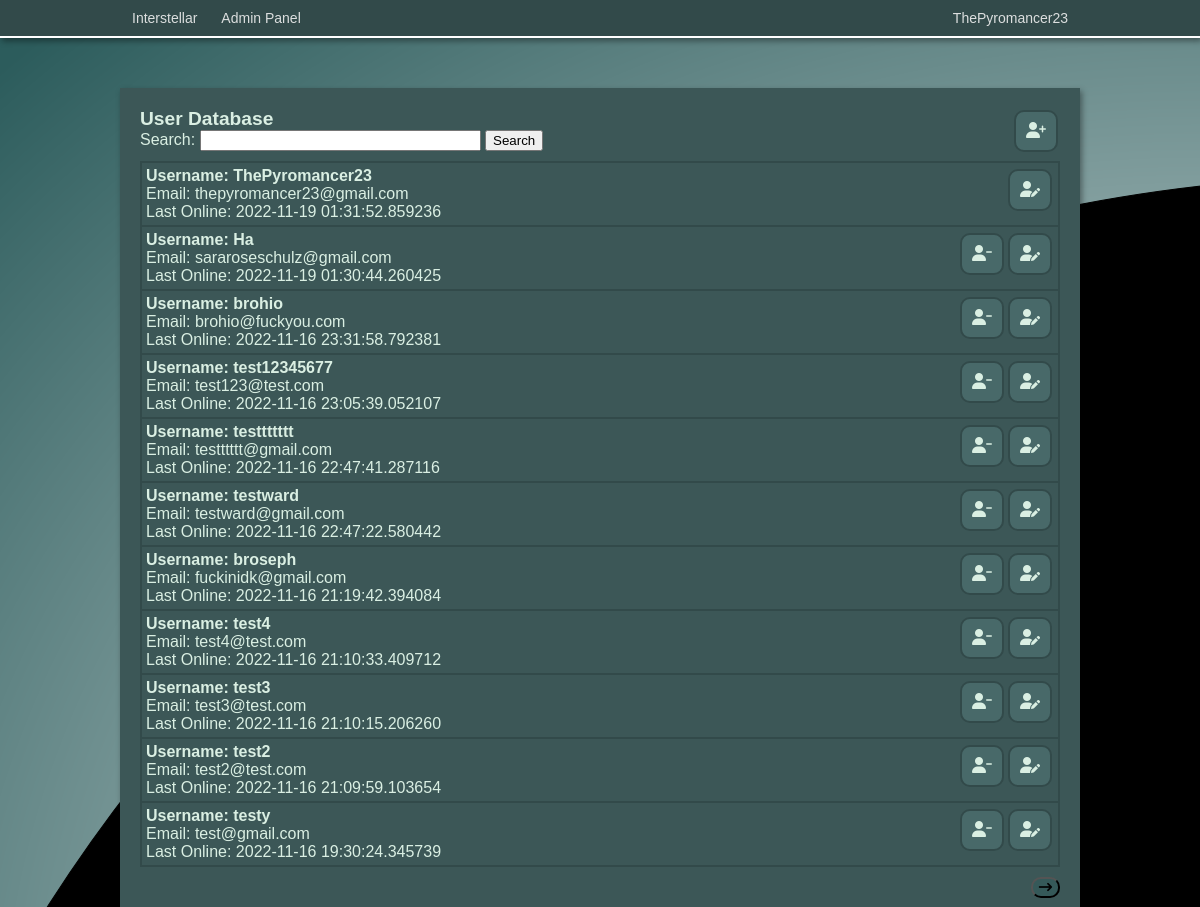
The app's page /admin/users/1 (signed in), older data.
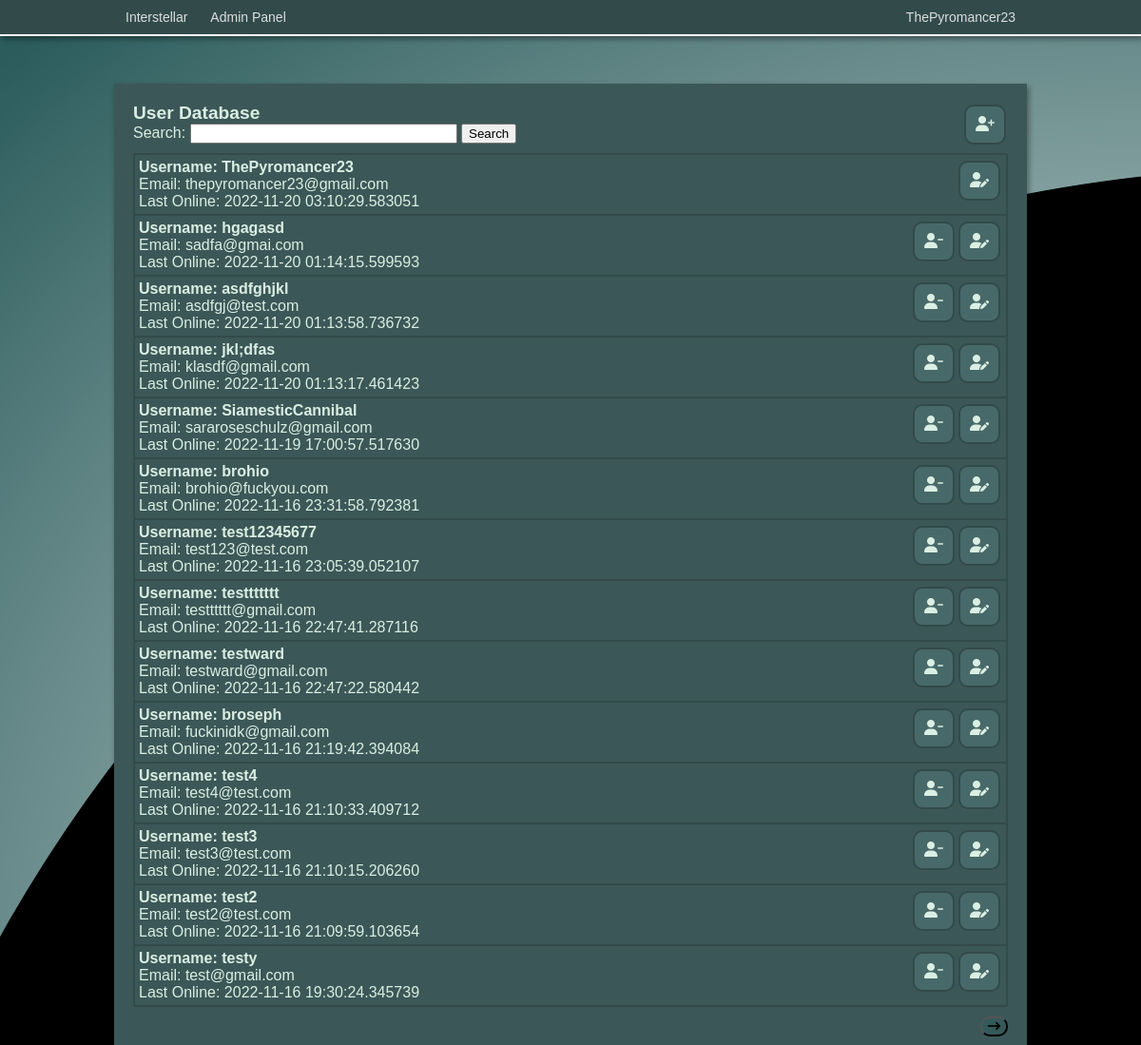
The same page, newer data.
### app/models.py (models this page shows, shortened)
class User(UserMixin, db.Model):
    id = db.Column(db.Integer, primary_key=True)
    username = db.Column(db.String(64), index=True, unique=True)
    email = db.Column(db.String(120), index=True, unique=True)
    password_hash = db.Column(db.String(128))
    privilege_level = db.Column(db.Integer, default=1)
    last_online = db.Column(db.DateTime, default=datetime.utcnow)
    created_storylets = db.relationship('Storylet', backref='author', lazy='dynamic')

### app/admin/routes.py (the view)
@bp.route('/users/<pagenum>', methods=['GET', 'POST'])
@login_required
def users(pagenum):
    if current_user.privilege_level > 1:
        form = SearchForm()
        result = False
        search = request.args.get('search', None, type=str)
        if form.q.data != None:
            query = form.q.data
            users = db.session.query(User).filter(User.username.ilike("%"+query+"%")).all()
            result = True
        elif search != None:
            users = db.session.query(User).filter(User.username.ilike("%"+search+"%")).all()
            result = True
            form.q.data = search
        else:
            users = db.session.query(User).order_by(User.last_online.desc()).all()
        if len(users) <= (int(pagenum)-1) * 20:
            return redirect(url_for('admin.users', pagenum=int(pagenum)-1, search=search))
        if len(users) == 0:
            flash("No search results found.")
            return redirect(url_for('admin.users', pagenum=1))
        return render_template('users.html', listing=PageResult(users, int(pagenum)), form=form, result=result, query=form.q.data)
    else:
        return redirect(url_for('index'))

### app/admin/forms.py
class SearchForm(FlaskForm):
    q= StringField('Search:')
    submit = SubmitField('Search')

### app/admin/classes.py (called while the page is built)
    def __iter__(self):
        for i in self.full_listing[self.page-1]:
            yield i

    def __repr__(self):
        return url_for('admin.users', pagenum=self.page+1)

### app/models.py (called while the page is built)
@login.user_loader
def load_user(id):
    return User.query.get(int(id))

### app/routes.py (called while the page is built)
@app.before_request
def before_request():
    if current_user.is_authenticated:
        current_user.last_online = datetime.utcnow()
        db.session.commit()

### app/admin/templates/users.html (shortened to what this page needs)
<!DOCTYPE html>
<html>
<head>
    <link rel="stylesheet" href="{{ url_for('admin.static', filename='css/admin.css') }}">
</head>
<body>
{% include 'navbar.html' %}
<div class="pageblock"></div>
<div style="width: 960px; margin: auto;">
    <div style="padding: 20px;" class="game boxshadow">
        <a class="adm-btn-link" href="{{ url_for('admin.create_user') }}"><div><i class="fa-solid fa-user-plus"></i></div></a>
        <h2>User Database</h2>
        <form action="" method="post">
            <p>{{ form.q.label }} {{ form.q(size=32) }} {{ form.submit() }}</p>
        </form>
        <div id="userdb" style="display: relative;">
            {% for user in listing %}
            <div class="user-container">
                <a class="adm-btn-link" href="{{ url_for('admin.edit_user', id=user.id) }}"><div><i class="fa-solid fa-user-pen"></i></div></a>
                {% if user.id != 1 %}<a class="adm-btn-link confirmation" href="{{ url_for('admin.delete_user', id=user.id) }}"><div><i class="fa-solid fa-user-minus"></i></div></a>{% endif %}
                <p style="font-weight: bold; font-size: 16px;">Username: {{ user.username}}</p>
                <p>Email: {{ user.email }}</p>
                <p>Last Online: {{ user.last_online}}</p>
            </div>
            {% endfor %}
        </div>
        <div style="margin-top: 10px; margin-bottom: 20px;" class="pagination">
            {% if result %}
                {% if listing.page != 1 %}
                <a href="{{ url_for('admin.users', pagenum=listing.page-1, search=query) }}"><button style="float: left; background-color: #355959; border-radius: 10px"><i class="fa-solid fa-arrow-left-long"></i></button></a>
                {% endif %}
                <a href="{{ url_for('admin.users', pagenum=listing.page+1, search=query) }}"><button style="float: right; background-color: #355959; border-radius: 10px"><i class="fa-solid fa-arrow-right-long"></i></button></a>
            {% else %}
                <a href="{{ listing }}"><button style="float: right; background-color: #355959; border-radius: 10px"><i class="fa-solid fa-arrow-right-long"></i></button></a>
            {% endif %}
        </div>
    </div>
</div>
</body>
</html>

### app/templates/navbar.html (shortened to what this page needs)
<div class="navbar boxshadow">
    <div class="navbar-inner">
        <a class="nav-link" href="{{ url_for('index') }}">Interstellar</a>
        {% if current_user.is_authenticated %}
            <div class="dropdown-container">
                <div class="ddbtn nav-link">{{current_user.username}}</div>
                </div>
            </div>
            {% if current_user.privilege_level > 1 %}
            <div style="float: left;" class="dropdown-container">
                <a href="{{ url_for('admin.admin') }}"><div class="ddbtn nav-link">Admin Panel</div></a>
                </div>
            </div>
            {% endif %}
        {% endif %}

### app/admin/static/css/admin.css (style rules this page uses)
.navbar { width: 100%; overflow: hidden; border-bottom: solid white 2px; background: #324A4A; }
.navbar-inner { margin: auto; width: 960px; }
.nav-link { float: left; color: #f2f2f2e1; text-align: center; text-decoration: none; padding: 10px 12px; font-size: 14px; }
.dropdown-container { float: right; overflow: hidden; }
.pageblock { height: 50px; width: 100%; }
* { margin: 0; }
.game { background-color: #3C5757; }
body { font-family: arial; background: black url("images/background.png") no-repeat; color: rgb(218, 239, 227); }
.boxshadow { box-shadow: 2px 3px 6px rgba(0, 0, 0, 0.4); }
h2 { font-size: 1.2em; font-weight:bold; }
.adm-btn-link { background-color: #486969; border-radius: 10px; text-decoration: none; padding: 10px; margin: 2px; color:rgb(218, 239, 227); float: right; border-style: solid; border-width: 2px; border-color:#324A4A }
.user-container { border: 2px solid #324A4A; display: inline-block; width: 908px; padding: 4px; margin-top: -2px; }

Row changes from the older to the newer data that the page shows:
changed User "ThePyromancer23": last_online "2022-11-19 01:31:52.859236" → "2022-11-20 03:10:29.583051"
added User: username "hgagasd", email "sadfa@gmai.com", last_online "2022-11-20 01:14:15.599593"
added User: username "asdfghjkl", email "asdfgj@test.com", last_online "2022-11-20 01:13:58.736732"
added User: username "jkl;dfas", email "klasdf@gmail.com", last_online "2022-11-20 01:13:17.461423"
changed User "sararoseschulz@gmail.com": username "Ha" → "SiamesticCannibal"; last_online "2022-11-19 01:30:44.260425" → "2022-11-19 17:00:57.517630"
